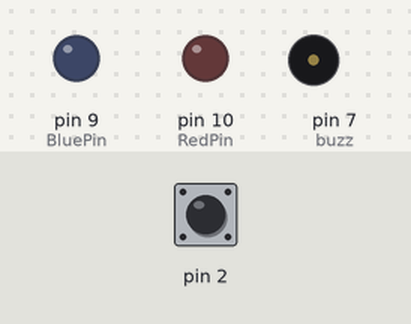
Bench run of a sketch on a simulated Arduino Uno, built with avr-gcc and run on an emulated ATmega328P. Shown: output pins drawn as LEDs (lit = HIGH), buzzer (waves = sounding). Inputs (shaded band) come from the test bench; at power-on: pin 2 HIGH.

Above: at 1.2 s.
1.3 s: pin 2 pulsed LOW 2 times (0.12 s each, 0.3 s apart)
At 1.65 s:
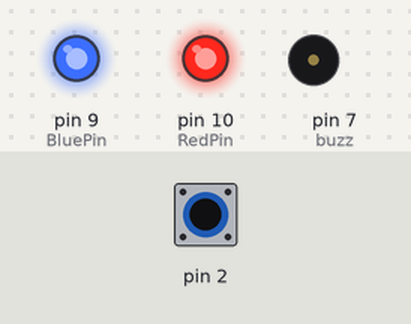
4.3 s: pin 2 driven LOW
At 4.96 s:
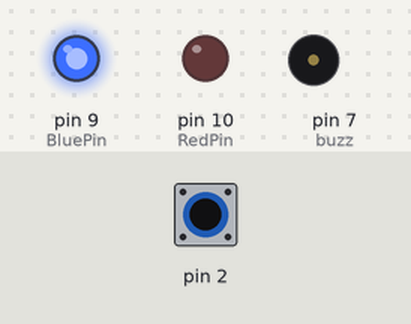
Timing chart, 0 to 6.8 s (numbered marks = the images above; inputs shaded):
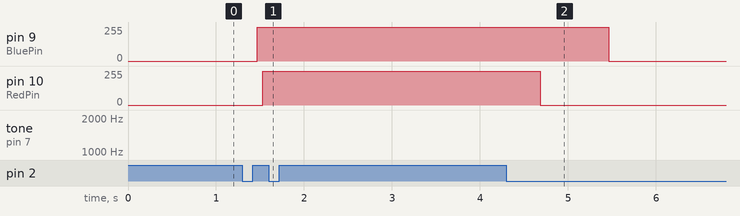

Measured:
- after the input at 1.3 s, pin 9 (BluePin): 0/255 → 255/255 after 0.17 s; pin 10 (RedPin): 0/255 → 255/255 after 0.23 s; tone on pin 7 (buzz): stays silent (without the input it goes to 1227 Hz after 1.1 s)

The sketch:

policelight_buzzer.ino
```cpp
int RedPin = 10;
int BluePin = 9;
int button = 2;

int Bstart = 600; //tone frequency in hertz
int Bend = 1500;
int iBuzz = Bstart;
int buzz = 7;
volatile int sens = 1;

void setup()
{
  attachInterrupt(0, speedChange, CHANGE);
}

void speedChange()
{
  if(digitalRead(2) == LOW) {
    sens = 1;
  }
  else {
    sens = 13;
  }
}

void loop()
{
  int iBlue = 0;
  int iRed = 0;
  for(iBlue=255;iBlue>128;iBlue-=abs(sens)) {
    analogWrite(BluePin,iBlue);
    delay(button);
    tone(buzz,iBuzz);
    iBuzz += sens;
    if(iBuzz >= Bend || iBuzz <= Bstart)
      sens = - sens;
  }
  for(iRed = 0;iRed < 256;iRed+=abs(sens)) { //Calculates the absolute value of a number
    analogWrite(RedPin,iRed);
    if(iBlue > 0) {
      iBlue-=abs(sens);
      analogWrite(BluePin,iBlue);
    }
    delay(button);
    tone(buzz,iBuzz);
    iBuzz += sens;
    if(iBuzz >= Bend || iBuzz <= Bstart)
      sens = - sens;
  }
  for(iRed=255;iRed>128;iRed-=abs(sens)) {
    analogWrite(RedPin,iRed);
    delay(button);
    tone(buzz,iBuzz);
    iBuzz += sens;
    if(iBuzz >= Bend || iBuzz <= Bstart)
      sens = - sens;
  }
  for(iBlue = 0;iBlue < 256;iBlue+=abs(sens)) {
    analogWrite(BluePin,iBlue);
    if(iRed > 0) {
      iRed-=abs(sens);
      analogWrite(RedPin,iRed);
    }
    delay(button);
    tone(buzz,iBuzz);
    iBuzz += sens;
    if(iBuzz >= Bend || iBuzz <= Bstart)
      sens = - sens;
  }
}
```
